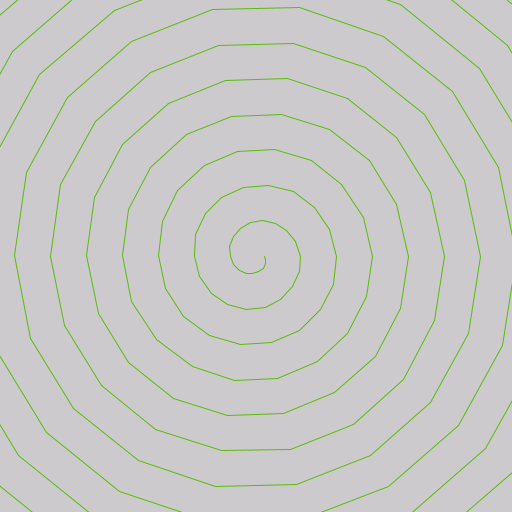
Frame 1 (no input)
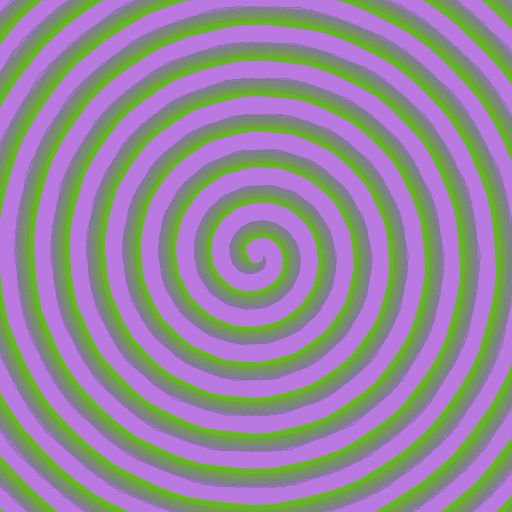
Frame 60 (the mouse pressed at the canvas centre just before this capture)
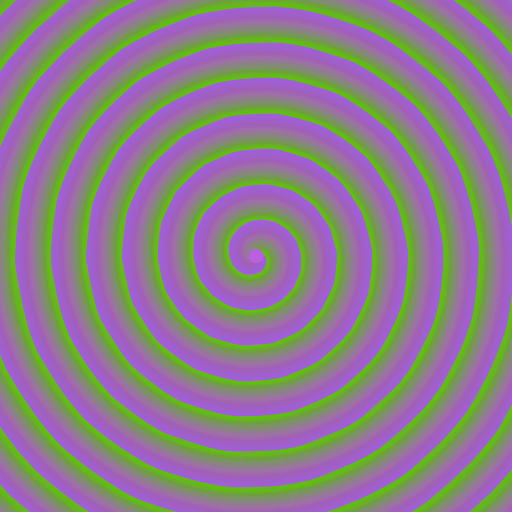
Frame 120 (the mouse held since frame 60 and released just before this capture)

The Processing sketch that drew these frames (run headless with seeded random() and noise(); from frame 60 on, the mouse is pressed at the canvas centre):

// Processing sketch: processing_58821
// ── processing_58821.pde

float a=0.0, d=18, r, x0, x1, x2, y0, y1, y2;
float rd=random(256), gr=random(256), bl=random(256);

void setup() {
  size(512, 512);
  x0=width/2;
  y0=height/2;
  smooth();
}

void draw() {
  //background(0);
  noStroke();
  fill(rd, gr, bl, 4);
  rect(0, 0, width, height);
  stroke(255-rd, 255-gr, 255-bl);
  r=height/64;
  for(int i=0; i<d*10; i++) {
    x1=x0+r*cos(a+TWO_PI*i/d);
    y1=y0+r*sin(a+TWO_PI*i/d);
    r+=2;
    x2=x0+r*cos(a+TWO_PI*(i+1)/d);
    y2=y0+r*sin(a+TWO_PI*(i+1)/d);
    //if(x1>=0 || x1<width || y1>=0 || y1<height) {
      //line(x0, y0, x1, y1);
      line(x1, y1, x2, y2);
    //}
  }
  //a+=TWO_PI/d;
  a+=TWO_PI/d/7;
  rd+=random(2)-1;
  gr+=random(2)-1;
  bl+=random(2)-1;
  constrain(rd, 0, 255);
  constrain(gr, 0, 255);
  constrain(bl, 0, 255);
}
